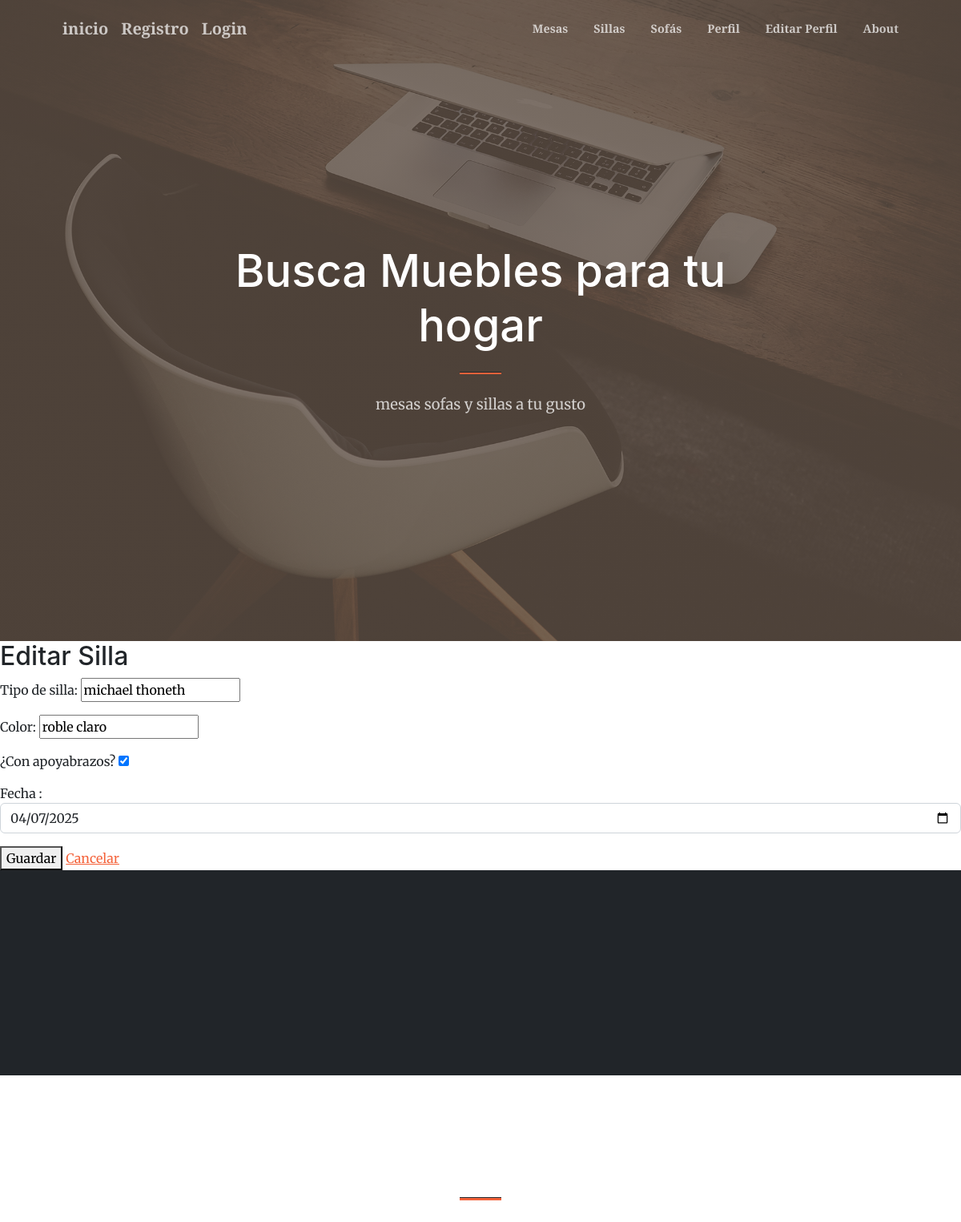
/sillas/6/editar/, run on the app's committed database.
### mi_primer_app/models.py (models this page shows)
class Silla(models.Model):
    tipo              = models.CharField(max_length=50)
    color             = models.CharField(max_length=50)
    apoya_brazos      = models.BooleanField()
    fecha             = models.DateField()

### mi_primer_app/views.py (the view, shortened to what this page needs)
# urls.py: path('sillas/<int:pk>/editar/', SillaUpdateView.as_view(), name='silla-actualizar'),
class SillaUpdateView(UpdateView):
    model = Silla
    form_class = SillaForm
    template_name = 'mi_primer_app/silla_actualizar.html'

### mi_primer_app/forms.py
class SillaForm(forms.ModelForm):
    class Meta:
        model = Silla
        fields = ['tipo', 'color', 'apoya_brazos', 'fecha']
        labels = {
            'tipo': 'Tipo de silla',
            'color': 'Color',
            'apoya_brazos': '¿Con apoyabrazos?',
            'fecha': 'Fecha '
        }
        widgets = {'fecha': forms.DateInput(attrs={'type':'date', 'class':'form-control'}),}

### mi_primer_app/templates/mi_primer_app/silla_actualizar.html (shortened to what this page needs)
{% extends "padre.html" %}
{% block content %}
<section id="silla-actualizar" style="scroll-behavior: smooth; scroll-margin-top: 70px;">
  <h2>Editar Silla</h2>
  <form method="post" enctype="multipart/form-data">
    {{ form.as_p }}
    <button type="submit">Guardar</button>
    <a href="{% url 'silla-detalle' silla.pk %}#silla-detalle">Cancelar</a>
  </form>
</section>
{% endblock %}

### data on the page
Silla: tipo "michael thoneth", color "roble claro", apoya_brazos "☑", fecha "04/07/2025"
